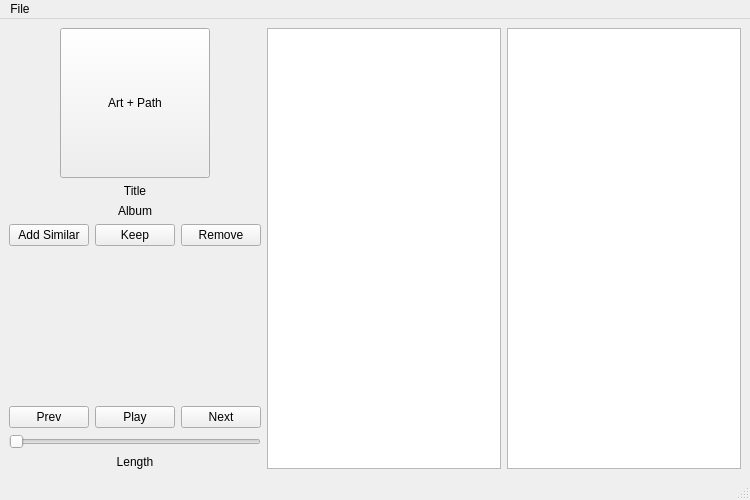
<?xml version="1.0" encoding="UTF-8"?>
<ui version="4.0">
 <class>MainWindow</class>
 <widget class="QMainWindow" name="MainWindow">
  <property name="geometry">
   <rect>
    <x>0</x>
    <y>0</y>
    <width>750</width>
    <height>500</height>
   </rect>
  </property>
  <property name="windowTitle">
   <string>MainWindow</string>
  </property>
  <widget class="QWidget" name="centralwidget">
   <property name="sizePolicy">
    <sizepolicy hsizetype="Preferred" vsizetype="Preferred">
     <horstretch>0</horstretch>
     <verstretch>0</verstretch>
    </sizepolicy>
   </property>
   <layout class="QHBoxLayout" name="horizontalLayout_2">
    <item>
     <layout class="QHBoxLayout" name="horizontalLayout">
      <item>
       <layout class="QVBoxLayout" name="verticalLayout">
        <property name="sizeConstraint">
         <enum>QLayout::SetDefaultConstraint</enum>
        </property>
        <item>
         <layout class="QVBoxLayout" name="verticalLayout_2">
          <item alignment="Qt::AlignHCenter">
           <widget class="QPushButton" name="album_art">
            <property name="sizePolicy">
             <sizepolicy hsizetype="Fixed" vsizetype="Fixed">
              <horstretch>0</horstretch>
              <verstretch>0</verstretch>
             </sizepolicy>
            </property>
            <property name="minimumSize">
             <size>
              <width>150</width>
              <height>150</height>
             </size>
            </property>
            <property name="layoutDirection">
             <enum>Qt::LeftToRight</enum>
            </property>
            <property name="text">
             <string>Art + Path</string>
            </property>
           </widget>
          </item>
          <item>
           <widget class="QLabel" name="title_label">
            <property name="text">
             <string>Title</string>
            </property>
            <property name="alignment">
             <set>Qt::AlignCenter</set>
            </property>
           </widget>
          </item>
          <item>
           <widget class="QLabel" name="album_label">
            <property name="text">
             <string>Album</string>
            </property>
            <property name="alignment">
             <set>Qt::AlignCenter</set>
            </property>
           </widget>
          </item>
          <item>
           <layout class="QHBoxLayout" name="horizontalLayout_4">
            <item>
             <widget class="QPushButton" name="add_similar_button">
              <property name="text">
               <string>Add Similar</string>
              </property>
             </widget>
            </item>
            <item>
             <widget class="QPushButton" name="keep_button">
              <property name="text">
               <string>Keep</string>
              </property>
             </widget>
            </item>
            <item>
             <widget class="QPushButton" name="remove_button">
              <property name="text">
               <string>Remove</string>
              </property>
             </widget>
            </item>
           </layout>
          </item>
         </layout>
        </item>
        <item>
         <spacer name="verticalSpacer_3">
          <property name="orientation">
           <enum>Qt::Vertical</enum>
          </property>
          <property name="sizeHint" stdset="0">
           <size>
            <width>20</width>
            <height>40</height>
           </size>
          </property>
         </spacer>
        </item>
        <item>
         <layout class="QHBoxLayout" name="horizontalLayout_3">
          <item>
           <widget class="QPushButton" name="previous_button">
            <property name="text">
             <string>Prev</string>
            </property>
           </widget>
          </item>
          <item>
           <widget class="QPushButton" name="pause_play_button">
            <property name="text">
             <string>Play</string>
            </property>
           </widget>
          </item>
          <item>
           <widget class="QPushButton" name="next_button">
            <property name="sizePolicy">
             <sizepolicy hsizetype="Minimum" vsizetype="Fixed">
              <horstretch>0</horstretch>
              <verstretch>0</verstretch>
             </sizepolicy>
            </property>
            <property name="text">
             <string>Next</string>
            </property>
           </widget>
          </item>
         </layout>
        </item>
        <item>
         <widget class="QSlider" name="song_seek_slider">
          <property name="orientation">
           <enum>Qt::Horizontal</enum>
          </property>
         </widget>
        </item>
        <item>
         <widget class="QLabel" name="song_time_label">
          <property name="text">
           <string>Length</string>
          </property>
          <property name="alignment">
           <set>Qt::AlignCenter</set>
          </property>
         </widget>
        </item>
       </layout>
      </item>
      <item>
       <widget class="QListView" name="completed_list"/>
      </item>
      <item>
       <widget class="QListView" name="todo_list"/>
      </item>
     </layout>
    </item>
   </layout>
  </widget>
  <widget class="QMenuBar" name="menubar">
   <property name="geometry">
    <rect>
     <x>0</x>
     <y>0</y>
     <width>750</width>
     <height>26</height>
    </rect>
   </property>
   <widget class="QMenu" name="menuFile">
    <property name="title">
     <string>File</string>
    </property>
    <widget class="QMenu" name="menuNew">
     <property name="title">
      <string>New...</string>
     </property>
     <addaction name="actionfrom_m3u8"/>
    </widget>
    <widget class="QMenu" name="menuExport">
     <property name="title">
      <string>Export...</string>
     </property>
     <addaction name="actionas_m3u8"/>
    </widget>
    <addaction name="menuNew"/>
    <addaction name="actionOpen"/>
    <addaction name="actionSave"/>
    <addaction name="menuExport"/>
   </widget>
   <addaction name="menuFile"/>
  </widget>
  <widget class="QStatusBar" name="statusbar"/>
  <action name="actionfrom_m3u8">
   <property name="text">
    <string>from .m3u8</string>
   </property>
  </action>
  <action name="actionOpen">
   <property name="text">
    <string>Open playlist...</string>
   </property>
  </action>
  <action name="actionAs_m3u8">
   <property name="text">
    <string>As .m3u8</string>
   </property>
  </action>
  <action name="actionas_m3u8">
   <property name="text">
    <string>as .m3u8</string>
   </property>
  </action>
  <action name="actionSave">
   <property name="text">
    <string>Save...</string>
   </property>
  </action>
 </widget>
 <tabstops>
  <tabstop>album_art</tabstop>
  <tabstop>add_similar_button</tabstop>
  <tabstop>keep_button</tabstop>
  <tabstop>remove_button</tabstop>
  <tabstop>previous_button</tabstop>
  <tabstop>pause_play_button</tabstop>
  <tabstop>next_button</tabstop>
  <tabstop>song_seek_slider</tabstop>
  <tabstop>completed_list</tabstop>
  <tabstop>todo_list</tabstop>
 </tabstops>
 <resources/>
 <connections/>
</ui>
